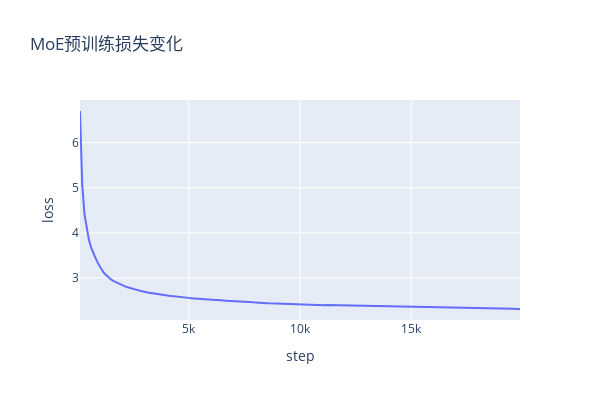

Source (notebook cell):
### Code cell
import json
import pandas as pd
with open('/home/user/wyf/train_moe_from_scratch/20000step_trainer_state.json' , 'r', encoding='utf-8') as f:
    data = json.load(f)
    log_history = data['log_history']
    steps = []
    losses = []
    for i in log_history[:-1]:
        step = i['step']
        loss = i['loss']
        steps.append(step)
        losses.append(loss)

import seaborn as sns
import plotly.express as px

# 创建一个DataFrame
df = pd.DataFrame({
    'Step': steps,
    'Loss': losses
})

# 使用Plotly绘制散点图
fig = px.line(df, x='Step', y='Loss', title='MoE预训练损失变化',
                 labels={'Step': 'step', 'Loss': 'loss'},
                 )  # 添加趋势线可选

fig.update_layout(width=600, height=400)
# 显示图表
fig.show()

### Figure 1 — Plotly figure (JSON) as saved in the notebook; plotly's stock layout.template omitted (floating-point values rounded to 4 significant figures; data arrays with more than 128 entries replaced by an {"elided": "..."} marker saying what was removed)
{"data": [{"hovertemplate": "step=%{x}<br>loss=%{y}<extra></extra>", "legendgroup": "", "line": {"color": "#636efa", "dash": "solid"}, "marker": {"symbol": "circle"}, "mode": "lines", "name": "", "orientation": "v", "showlegend": false, "type": "scatter", "x": {"elided": "199 int values"}, "xaxis": "x", "y": {"elided": "199 float values"}, "yaxis": "y"}], "layout": {"height": 400, "legend": {"tracegroupgap": 0}, "title": {"text": "MoE预训练损失变化"}, "width": 600, "xaxis": {"anchor": "y", "domain": [0, 1], "title": {"text": "step"}}, "yaxis": {"anchor": "x", "domain": [0, 1], "title": {"text": "loss"}}}}
